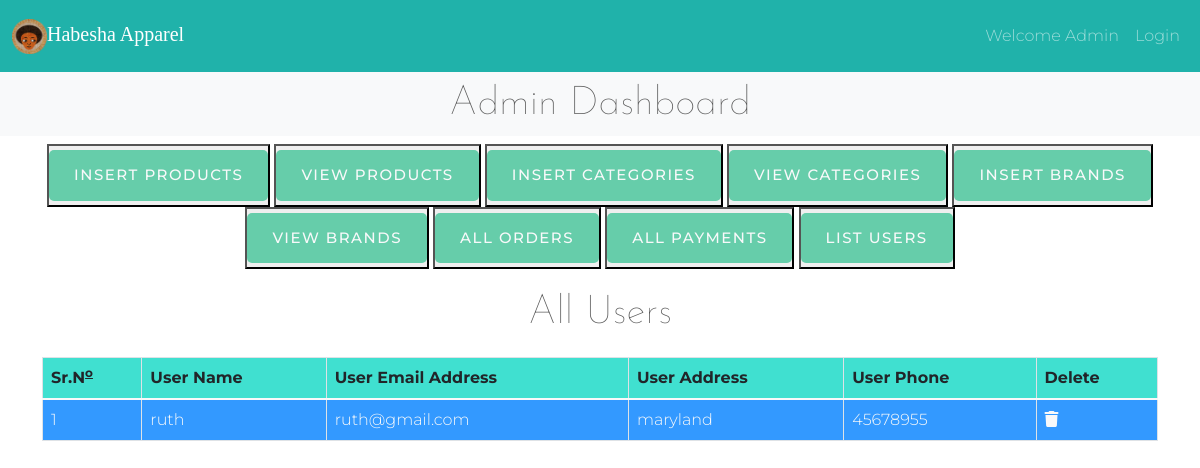
/HabehaApparel_code/admin/index.php?list_users, run on the app's committed database.
### tables this page shows
CREATE TABLE `user_table` (
  `user_id` int(11) NOT NULL,
  `username` varchar(100) NOT NULL,
  `user_email` varchar(100) NOT NULL,
  `user_password` varchar(255) NOT NULL,
  `user_image` varchar(255) NOT NULL,
  `user_ip` varchar(100) NOT NULL,
  `user_address` varchar(255) NOT NULL,
  `user_phone` varchar(255) NOT NULL
);

### HabehaApparel_code/admin/list_users.php (the view, shortened to what this page needs)
<h2 class="text-center">All Users</h2>
<table class="table table-bordered mt-2">
    <thead style="background-color: #40e0d0;">
        <?php
    $get_users="select * from `user_table`";
    $result=mysqli_query($con,$get_users);
    $row_count=mysqli_num_rows($result);
if($row_count==0){
    echo "<h2 class='text-danger text-center mt-5'> No Registered Users Yet</h2>";
}else{
    echo "
    <tr>
    <th>Sr.N<span><sup style='text-decoration:underline;'>o</sup></span> </th>
    <th>User Name</th>
    <th>User Email Address</th>
    <th>User Address</th>
    <th>User Phone</th>
    <th>Delete</th>
</tr>
</thead>
<tbody class='text-light' style='background-color:#3399ff;'>";
$number=0;
while($row_data=mysqli_fetch_assoc($result)){
    $user_id=$row_data['user_id'];
    $user_name=$row_data['username'];
    $user_email=$row_data['user_email'];
    $user_address=$row_data['user_address'];
    $user_phone=$row_data['user_phone'];
    $number++;
    ?>
    <tr>
    <td><?php echo $number;?></td>
    <td><?php echo $user_name;?></td>
    <td><?php echo $user_email;?></td>
    <td><?php echo $user_address;?></td>
    <td><?php echo $user_phone;?></td>
    <td><a href='index.php?delete_user=<?php echo $user_id ?>'
            type="button" class="text-light" data-toggle="modal"
            data-target="#exampleModal"><i class='fa-solid fa-trash'></i></a>
            </td>
    </tr>
    <?php
    }
}
?>
  </tbody>
</table>

### HabehaApparel_code/css/style.css (style rules this page uses)
*, *:before, *:after { box-sizing: border-box; }
body { background: white; font-family: 'Montserrat', sans-serif; }
a { text-decoration: none; color: #1ab188; transition: .5s ease; }
* { margin: 0; padding: 0; box-sizing: border-box; }

### HabehaApparel_code/css/carousel.css (style rules this page uses)
body { padding-bottom: 3rem; color: #5a5a5a; overflow-x: hidden; }
body { font-family: 'Montserrat', sans-serif; font-weight: 300; }
body h2 { font-size: 2.5rem; font-family: 'Josefin Sans', sans-serif; font-weight: 100; }
* { margin: 0; padding: 0; box-sizing: border-box; }
i { cursor: pointer; }
a { text-decoration: none; color: white; }
.text-center { text-align: center; margin-bottom: 20px; }

### HabehaApparel_code/admin/index.php (style rules this page uses)
body { overflow-x: hidden; }

### data on the page
user_table: username "ruth", user_email "ruth@gmail.com", user_address "maryland", user_phone "45678955"
